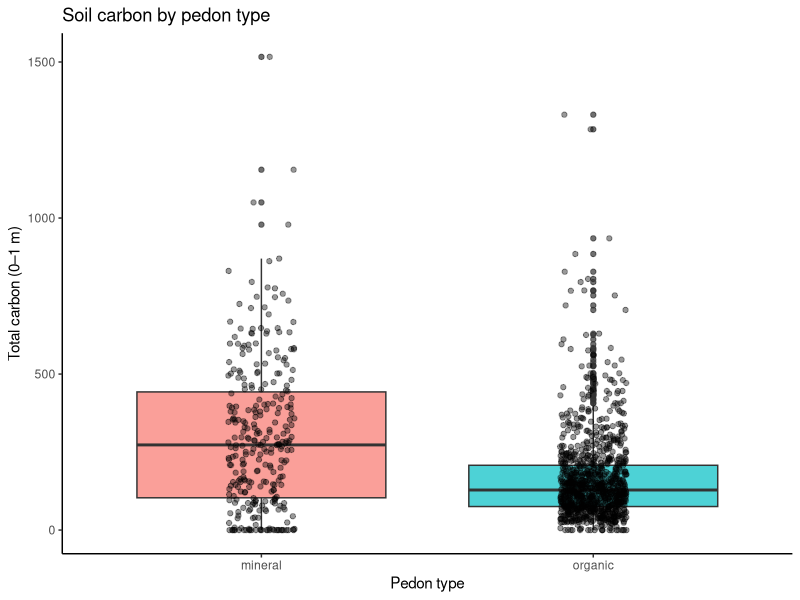

Here is the R script that generated this plot:
## ---- chunk 1
library(tidyverse)
library(broom)
## ---- chunk 2
df <- read_csv("data_final_project.csv")
## ---- chunk 3
# basic structure
glimpse(df)

# number of rows and columns
nrow(df)
ncol(df)

## ---- chunk 4
# classify pedons based on horizon types
pedon_class <- df %>%
  mutate(horizon_type = tolower(horizon_type)) %>%   
  group_by(pedon_id) %>%
  summarise(
    has_organic = any(horizon_type == "organic", na.rm = TRUE),
    .groups = "drop"
  ) %>%
  mutate(
    pedon_type = ifelse(has_organic, "organic", "mineral")
  )

# extract pedon-level carbon values
pedon_carbon <- df %>%
  filter(pedon_start == TRUE) %>%
  select(pedon_id, total_c_1m) %>%
  filter(!is.na(total_c_1m))

# combine
final_df <- pedon_class %>%
  left_join(pedon_carbon, by = "pedon_id")

# plot
ggplot(final_df, aes(x = pedon_type, y = total_c_1m, fill = pedon_type)) +
  geom_boxplot(alpha = 0.7) +
  geom_jitter(width = 0.1, alpha = 0.4) +
  theme_classic() +
  labs(
    title = "Soil carbon by pedon type",
    x = "Pedon type",
    y = "Total carbon (0–1 m)"
  ) +
  theme(legend.position = "none")
## ---- chunk 5
t.test(total_c_1m ~ pedon_type, data = final_df) %>%
  tidy()
